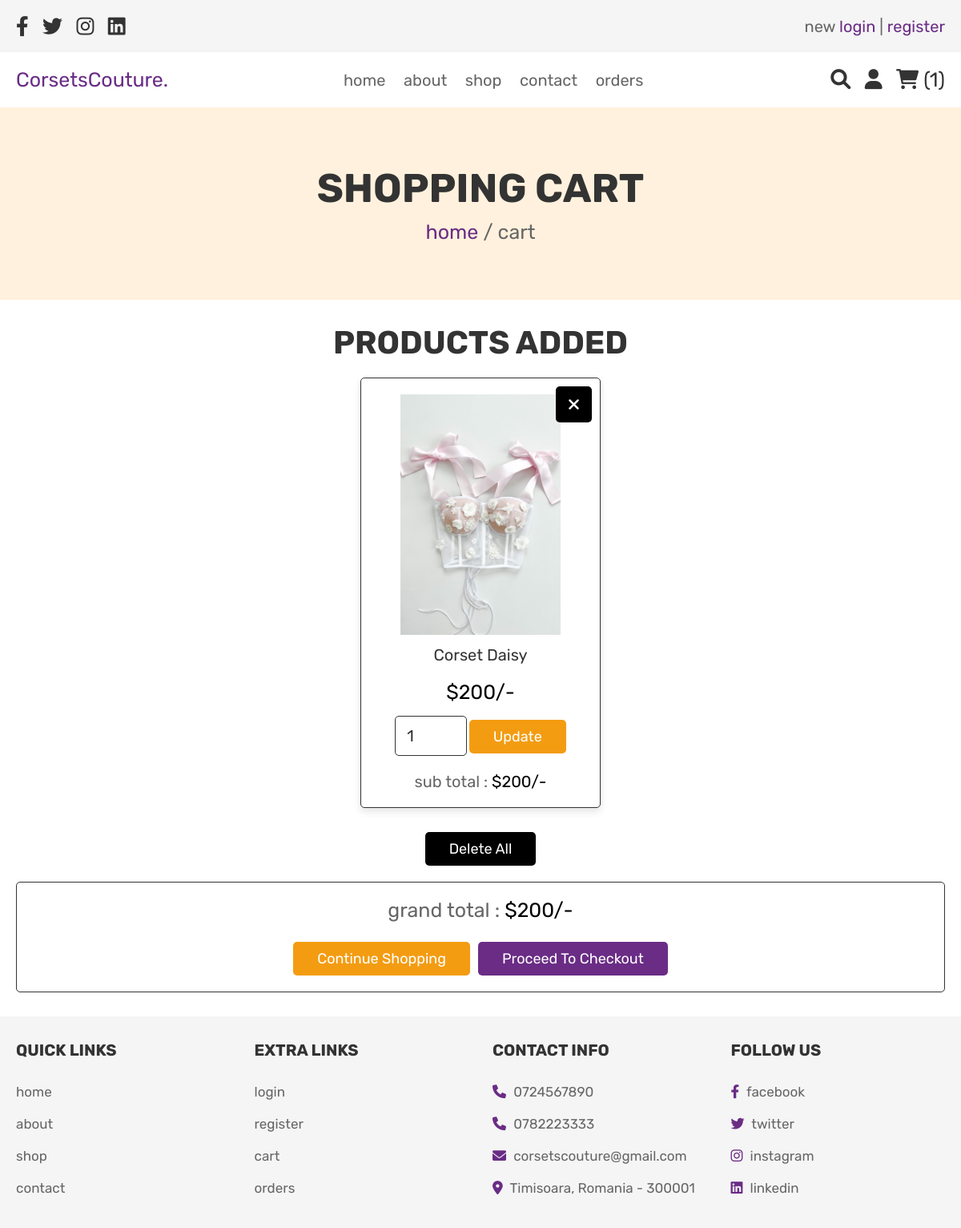
/cart.php (signed in), run on the app's committed database.
### tables this page shows
CREATE TABLE `cart` (
  `id` int(100) NOT NULL,
  `user_id` int(100) NOT NULL,
  `name` varchar(100) NOT NULL,
  `price` int(100) NOT NULL,
  `quantity` int(100) NOT NULL,
  `image` varchar(100) NOT NULL
);

### cart.php (the view, shortened to what this page needs)
<?php
include 'config.php';
$user_id = $_SESSION['user_id'];
?>
<!DOCTYPE html>
<html lang="en">
<head>
   <link rel="stylesheet" href="https://cdnjs.cloudflare.com/ajax/libs/font-awesome/6.0.0/css/all.min.css">
   <link rel="stylesheet" href="css/style.css">
</head>
<body>
<?php include 'header.php'; ?>
<div class="heading">
   <h3>shopping cart</h3>
   <p> <a href="home.php">home</a> / cart </p>
</div>
<section class="shopping-cart">
   <h1 class="title">products added</h1>
   <div class="box-container">
      <?php
         $grand_total = 0;
         $select_cart = mysqli_query($conn, "SELECT * FROM `cart` WHERE user_id = '$user_id'") or die('query failed');
         if(mysqli_num_rows($select_cart) > 0){
            while($fetch_cart = mysqli_fetch_assoc($select_cart)){
      ?>
      <div class="box">
         <a href="cart.php?delete=<?php echo $fetch_cart['id']; ?>" class="fas fa-times" onclick="return confirm('delete this from cart?');"></a>
         <img src="uploaded_img/<?php echo $fetch_cart['image']; ?>" alt="">
         <div class="name"><?php echo $fetch_cart['name']; ?></div>
         <div class="price">$<?php echo $fetch_cart['price']; ?>/-</div>
         <form action="" method="post">
            <input type="number" min="1" name="cart_quantity" value="<?php echo $fetch_cart['quantity']; ?>">
            <input type="submit" name="update_cart" value="update" class="option-btn">
         </form>
         <div class="sub-total"> sub total : <span>$<?php echo $sub_total = ($fetch_cart['quantity'] * $fetch_cart['price']); ?>/-</span> </div>
      </div>
      <?php
      $grand_total += $sub_total;
         }
      }else{
         echo '<p class="empty">your cart is empty</p>';
      }
      ?>
   </div>
   <div style="margin-top: 2rem; text-align:center;">
      <a href="cart.php?delete_all" class="delete-btn <?php echo ($grand_total > 1)?'':'disabled'; ?>" onclick="return confirm('delete all from cart?');">delete all</a>
   </div>
   <div class="cart-total">
      <p>grand total : <span>$<?php echo $grand_total; ?>/-</span></p>
      <div class="flex">
         <a href="shop.php" class="option-btn">continue shopping</a>
         <a href="checkout.php" class="btn <?php echo ($grand_total > 1)?'':'disabled'; ?>">proceed to checkout</a>
      </div>
   </div>
</section>
<?php include 'footer.php'; ?>
</body>
</html>

### css/style.css (style rules this page uses)
:root { --purple:#6a2c85; --red:#000000; --orange:#f39c12; --black:#333; --white:#fff; --light-color:#666; --light-white:#ccc; --light-bg:#f5f5f5; --border:.1rem solid var(--black); --box-shadow:0 .5rem 1rem rgba(0,0,0,.1); }
* { font-family: 'Rubik', sans-serif; margin:0; padding:0; box-sizing: border-box; outline: none; border:none; text-decoration: none; transition:all .2s linear; }
html { font-size: 62.5%; overflow-x: hidden; }
section { padding:3rem 2rem; }
.title { text-align: center; margin-bottom: 2rem; text-transform: uppercase; color:var(--black); font-size: 4rem; }
.btn, .option-btn, .delete-btn, .white-btn { display: inline-block; margin-top: 1rem; padding:1rem 3rem; cursor: pointer; color:var(--white); font-size: 1.8rem; border-radius: .5rem; text-transform: capitalize; }
.white-btn, .btn { background-color: var(--purple); }
.option-btn { background-color: var(--orange); }
.delete-btn { background-color: var(--red); }
.heading { min-height: 30vh; display: flex; flex-flow: column; align-items: center; justify-content: center; gap:1rem; background-color: rgb(255, 241, 221); background-size: cover; background-position: center; text-align: center; }
.heading h3 { font-size: 5rem; color:var(--black); text-transform: uppercase; }
.heading p { font-size: 2.5rem; color:var(--light-color); }
.heading p a { color:var(--purple); }
.shopping-cart .box-container { max-width: 1200px; margin:0 auto; display: grid; grid-template-columns: repeat(auto-fit, 30rem); align-items: center; gap:1.5rem; justify-content: center; }
.shopping-cart .box-container .box { text-align: center; padding:2rem; border-radius: .5rem; background-color: var(--white); box-shadow: var(--box-shadow); position: relative; border:var(--border); }
.shopping-cart .box-container .box .fa-times { position: absolute; top:1rem; right:1rem; height: 4.5rem; width: 4.5rem; line-height: 4.5rem; font-size: 2rem; background-color: var(--red); color:var(--white); border-radius: .5rem; }
.shopping-cart .box-container .box img { height: 30rem; }
.shopping-cart .box-container .box .name { padding:1rem 0; font-size: 2rem; color:var(--black); }
.shopping-cart .box-container .box .price { padding:1rem 0; font-size: 2.5rem; color:var(--red); }
.shopping-cart .box-container .box input[type="number"] { margin:.5rem 0; border:var(--border); border-radius: .5rem; padding:1.2rem 1.4rem; font-size: 2rem; color:var(--black); width: 9rem; }
.shopping-cart .box-container .box .sub-total { padding-top: 1.5rem; font-size: 2rem; color:var(--light-color); }
.shopping-cart .box-container .box .sub-total span { color:var(--red); }
.shopping-cart .cart-total { max-width: 1200px; margin:0 auto; border:var(--border); padding:2rem; text-align: center; margin-top: 2rem; border-radius: .5rem; }
.shopping-cart .cart-total p { font-size: 2.5rem; color:var(--light-color); }
.shopping-cart .cart-total p span { color:var(--red); }
.shopping-cart .cart-total .flex { display: flex; flex-wrap: wrap; column-gap:1rem; margin-top: 1.5rem; justify-content: center; }

### data on the page
cart: image (picture), name "Corset Daisy", price "200", cart_quantity "1"

### other printed values
$cart_rows_number "1"
$grand_total "200"
